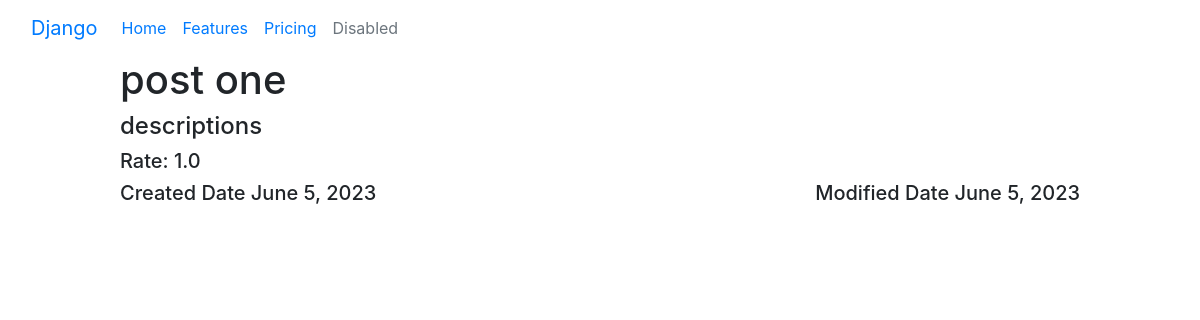
The app's page /posts/1/ with its own data.
### posts/models.py (models this page shows, shortened)
class Post(models.Model):
    image = models.ImageField(blank=True, null=True)
    title = models.CharField(max_length=255)
    description = models.TextField()
    rate = models.FloatField()
    created_date = models.DateField(auto_now=True)
    modified_date = models.DateField(auto_now_add=True)

### posts/views.py (the view)
# urls.py: path('posts/<int:id>/', post_detail_view)
def post_detail_view(request, id):
    if request.method == 'GET':
        post = Post.objects.get(id=id)
        context = {
            'post': post
        }
        return render(request, 'posts/detail.html', context=context)

### templates/posts/detail.html (shortened to what this page needs)
{% extends 'layouts/index.html' %}
{% block content %}
<div class="post_block">
    <div class="info">
        <h1>{{ post.title }}</h1>
        <h4>{{ post.description }}</h4>
        <h5>Rate: {{ post.rate }}</h5>
        <div class="dates">
            <h5>Created Date {{ post.created_date }}</h5>
            <h5>Modified Date {{ post.modified_date }}</h5>
        </div>
    </div>
</div>
{% endblock%}

### templates/posts/detail.html (style rules this page uses)
.post_block { width: 80%; margin-left: 10%; }
.dates { display: flex; justify-content: space-between; }

### records on screen
Post: title "post one", description "descriptions", rate "1.0", created_date "June 5, 2023", modified_date "June 5, 2023"
